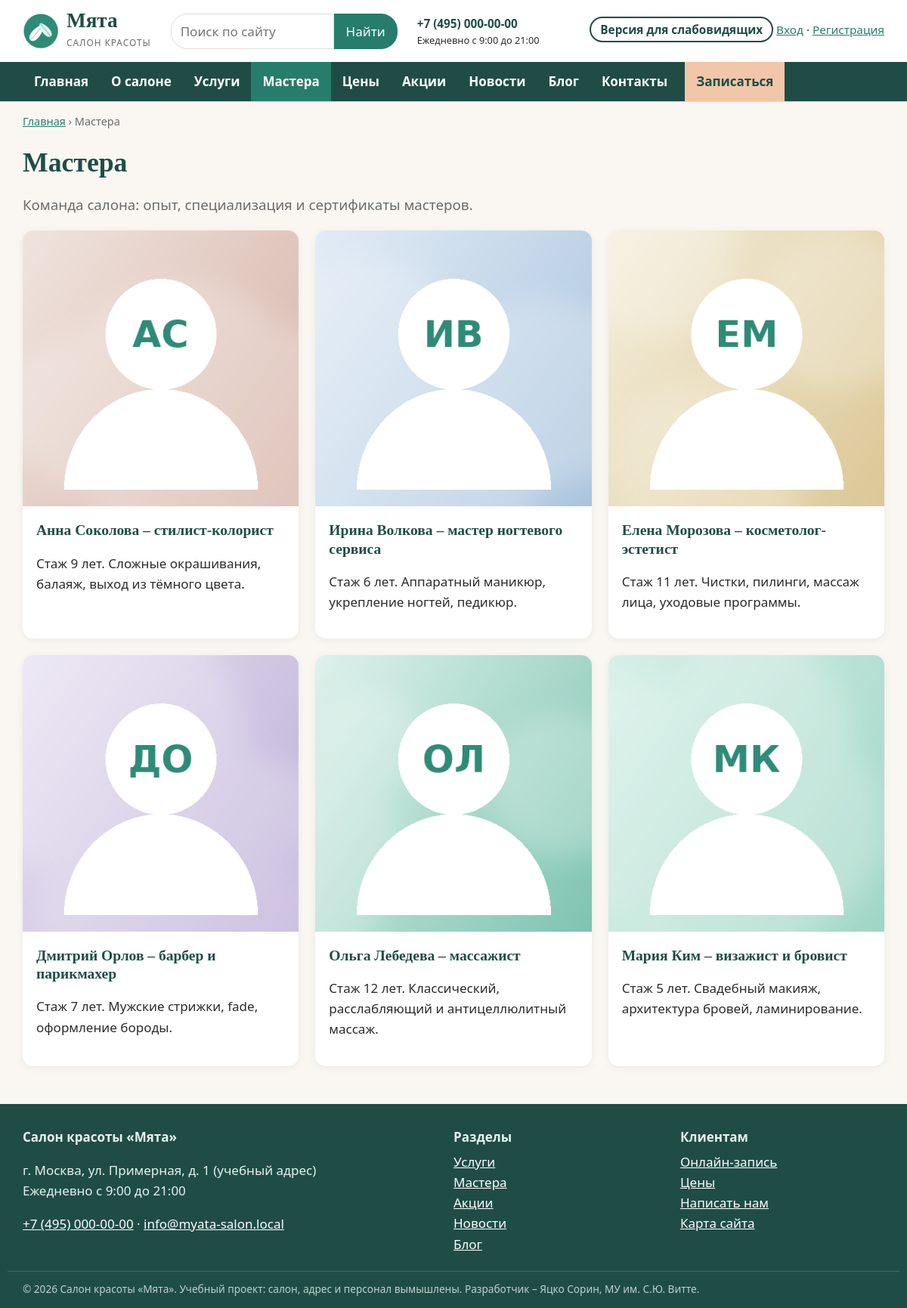
The page /section.php?s=masters on the database its author committed.
### tables this page shows
CREATE TABLE sections (
  code VARCHAR(20) PRIMARY KEY,
  title VARCHAR(60) NOT NULL,
  description VARCHAR(255) NOT NULL,
  sort INT NOT NULL DEFAULT 0
);

CREATE TABLE articles (
  id INT AUTO_INCREMENT PRIMARY KEY,
  section VARCHAR(20) NOT NULL,
  slug VARCHAR(100) NOT NULL,
  title VARCHAR(200) NOT NULL,
  summary VARCHAR(400) NOT NULL,
  body TEXT NOT NULL,
  image VARCHAR(120) NOT NULL DEFAULT '',
  price INT NULL,
  duration INT NULL,
  is_published TINYINT(1) NOT NULL DEFAULT 1,
  views INT NOT NULL DEFAULT 0,
  created_at DATETIME NOT NULL DEFAULT CURRENT_TIMESTAMP,
  updated_at DATETIME NULL,
  UNIQUE KEY uq_section_slug (section, slug),
  FULLTEXT KEY ft_search (title, summary, body),
  CONSTRAINT fk_articles_section FOREIGN KEY (section) REFERENCES sections(code)
);

### config.php (called while the page is built, shortened)
<?php
$config = [
    'db_host'   => 'localhost',
    'db_port'   => 3306,
    'db_name'   => 'salon_myata',
    'db_user'   => 'root',
    'db_pass'   => '',
    'site_name' => 'Салон красоты «Мята»',
    'phone'     => '+7 (495) 000-00-00',
    'email'     => 'info@myata-salon.local',
    'address'   => 'г. Москва, ул. Примерная, д. 1 (учебный адрес)',
    'hours'     => 'Ежедневно с 9:00 до 21:00',
];
return $config;

### includes/bootstrap.php (called while the page is built, shortened)
<?php
$CONFIG = require __DIR__ . '/../config.php';
try {
    $pdo = new PDO(
        sprintf('mysql:host=%s;port=%d;dbname=%s;charset=utf8mb4',
            $CONFIG['db_host'], $CONFIG['db_port'], $CONFIG['db_name']),
        $CONFIG['db_user'],
        $CONFIG['db_pass'],
        [PDO::ATTR_ERRMODE => PDO::ERRMODE_EXCEPTION, PDO::ATTR_DEFAULT_FETCH_MODE => PDO::FETCH_ASSOC]
    );
} catch (PDOException $e) {
    http_response_code(500);
    exit('<h1>Нет подключения к базе данных</h1><p>Проверьте настройки в config.php '
        . 'и импортируйте database/salon_myata.sql.</p>');
}
require __DIR__ . '/functions.php';

### section.php (the view, shortened to what this page needs)
<?php
require __DIR__ . '/includes/bootstrap.php';
$code = (string) ($_GET['s'] ?? '');
$sections = sections();
$sec = $sections[$code];
$items = articles($code);
require __DIR__ . '/includes/header.php';
?>
<h1><?= e($sec['title']) ?></h1>
<p class="lead"><?= e($sec['description']) ?></p>
<div class="cards<?= $code === 'masters' ? ' cards-masters' : '' ?>">
    <?php foreach ($items as $a): ?>
        <article class="card">
            <a href="<?= e(article_url($a)) ?>"><?= img($a['image'], $a['title'], $code === 'masters' ? 'avatar-lg' : '') ?></a>
            <div class="card-body">
                <h2 class="h3"><a href="<?= e(article_url($a)) ?>"><?= e($a['title']) ?></a></h2>
                <p><?= e($a['summary']) ?></p>
            </div>
        </article>
    <?php endforeach; ?>
</div>
<?php require __DIR__ . '/includes/footer.php'; ?>

### includes/functions.php (shortened to what this page needs)
<?php
function e(?string $s): string
{
    return htmlspecialchars((string) $s, ENT_QUOTES, 'UTF-8');
}
function url(string $path = ''): string
{
    return ROOT_URL . '/' . ltrim($path, '/');
}
function db(): PDO
{
    global $pdo;
    return $pdo;
}
function cfg(string $key): string
{
    global $CONFIG;
    return (string) ($CONFIG[$key] ?? '');
}
function sections(): array
{
    static $cache = null;
    if ($cache === null) {
        $cache = [];
        foreach (db()->query('SELECT * FROM sections ORDER BY sort') as $row) {
            $cache[$row['code']] = $row;
        }
    }
    return $cache;
}
function articles(string $section, int $limit = 100): array
{
    $order = in_array($section, ['news', 'blog', 'promo'], true) ? 'created_at DESC' : 'id';
    $st = db()->prepare("SELECT * FROM articles WHERE section = ? AND is_published = 1 ORDER BY $order LIMIT ?");
    $st->bindValue(1, $section);
    $st->bindValue(2, $limit, PDO::PARAM_INT);
    $st->execute();
    return $st->fetchAll();
}
function article_url(array $a): string
{
    return url('article.php?s=' . urlencode($a['section']) . '&slug=' . urlencode($a['slug']));
}
function img(string $file, string $alt, string $class = ''): string
{
    $src = str_starts_with($file, 'upload-') ? url('uploads/' . $file) : url('assets/img/' . $file);
    return '<img src="' . e($src) . '" alt="' . e($alt) . '" class="' . e($class) . '" loading="lazy">';
}

### includes/footer.php (shortened to what this page needs)
</main>
<footer class="site-footer">
    <div class="wrap footer-grid">
        <div>
            <strong>Салон красоты «Мята»</strong>
            <p><?= e(cfg('address')) ?><br><?= e(cfg('hours')) ?></p>
            <p><a href="tel:<?= e(preg_replace('/[^\d+]/', '', cfg('phone'))) ?>"><?= e(cfg('phone')) ?></a> ·
               <a href="mailto:<?= e(cfg('email')) ?>"><?= e(cfg('email')) ?></a></p>
        </div>
        <div>
            <strong>Разделы</strong>
            <ul>
                <?php foreach (sections() as $code => $s): ?>
                    <li><a href="<?= e(url('section.php?s=' . $code)) ?>"><?= e($s['title']) ?></a></li>
                <?php endforeach; ?>
            </ul>
        </div>
        <div>
            <strong>Клиентам</strong>
            <ul>
                <li><a href="<?= e(url('booking.php')) ?>">Онлайн-запись</a></li>
                <li><a href="<?= e(url('prices.php')) ?>">Цены</a></li>
                <li><a href="<?= e(url('contacts.php')) ?>">Написать нам</a></li>
                <li><a href="<?= e(url('sitemap.php')) ?>">Карта сайта</a></li>
            </ul>
        </div>
    </div>
    <div class="wrap footer-note">
        © 2026 Салон красоты «Мята». Учебный проект: салон, адрес и персонал вымышлены.
        Разработчик – Яцко Сорин, МУ им. С.Ю. Витте.
    </div>
</footer>
</body>
</html>

### assets/css/style.css (style rules this page uses)
:root { --mint: #277D6B; --mint-dark: #1F4D46; --mint-light: #DFF2EC; --cream: #FAF7F2; --peach: #F2C6A8; --text: #2B2B2B; --muted: #6B6B6B; --line: #E3DED6; --white: #FFFFFF; --radius: 14px; --font: "Segoe UI", Roboto, "PT Sans", Arial, sans-serif; --font-head: Georgia, "PT Serif", "Times New Roman", serif; }
* { box-sizing: border-box; }
html { font-size: 17px; }
body { margin: 0; font-family: var(--font); color: var(--text); background: var(--cream); line-height: 1.6; }
a { color: var(--mint); }
h1, h2, h3 { font-family: var(--font-head); color: var(--mint-dark); line-height: 1.25; }
h1 { font-size: 2.1rem; margin: .6em 0 .4em; }
h2 { font-size: 1.5rem; margin: 1.4em 0 .6em; }
h3, .h3 { font-size: 1.15rem; margin: .3em 0; }
img { max-width: 100%; height: auto; display: block; }
.wrap { max-width: 1180px; margin: 0 auto; padding: 0 20px; }
.lead { font-size: 1.1rem; color: var(--muted); max-width: 75ch; }
.cards { display: grid; grid-template-columns: repeat(auto-fill, minmax(300px, 1fr)); gap: 22px; }
.card { background: var(--white); border-radius: var(--radius); overflow: hidden; box-shadow: 0 2px 10px rgba(31,77,70,.08); display: flex; flex-direction: column; transition: transform .2s; }
.card img { aspect-ratio: 16/10; object-fit: cover; width: 100%; }
.card-body { padding: 14px 18px 18px; }
.card-body h3 a, .card-body h2 a { text-decoration: none; color: var(--mint-dark); }
.cards-masters .card img { aspect-ratio: 1/1; }
.site-footer { background: var(--mint-dark); color: #E6F2EE; margin-top: 50px; padding: 30px 0 14px; }
.site-footer a { color: #fff; }
.footer-grid { display: grid; grid-template-columns: 2fr 1fr 1fr; gap: 30px; }
.footer-grid ul { list-style: none; padding: 0; margin: 6px 0; }
.footer-note { font-size: .8rem; opacity: .8; margin-top: 16px; border-top: 1px solid rgba(255,255,255,.2); padding-top: 12px; }

### rows shown on the page
sections: title "Мастера", description "Команда салона: опыт, специализация и сертификаты мастеров."
articles: image (picture), title "Анна Соколова – стилист-колорист", summary "Стаж 9 лет. Сложные окрашивания, балаяж, выход из тёмного цвета."
articles: image (picture), title "Ирина Волкова – мастер ногтевого сервиса", summary "Стаж 6 лет. Аппаратный маникюр, укрепление ногтей, педикюр."
articles: image (picture), title "Елена Морозова – косметолог-эстетист", summary "Стаж 11 лет. Чистки, пилинги, массаж лица, уходовые программы."
articles: image (picture), title "Дмитрий Орлов – барбер и парикмахер", summary "Стаж 7 лет. Мужские стрижки, fade, оформление бороды."
articles: image (picture), title "Ольга Лебедева – массажист", summary "Стаж 12 лет. Классический, расслабляющий и антицеллюлитный массаж."
articles: image (picture), title "Мария Ким – визажист и бровист", summary "Стаж 5 лет. Свадебный макияж, архитектура бровей, ламинирование."
sections: title "Услуги"
sections: title "Акции"
sections: title "Новости"
sections: title "Блог"

### other values the page prints
cfg('phone') "+7 (495) 000-00-00"
cfg('hours') "Ежедневно с 9:00 до 21:00"
$label "Главная"
$label "О салоне"
$label "Услуги"
$label "Мастера"
$label "Цены"
$label "Акции"
$label "Новости"
$label "Блог"
$label "Контакты"
$crumb[0] "Мастера"
cfg('address') "г. Москва, ул. Примерная, д. 1 (учебный адрес)"
cfg('email') "info@myata-salon.local"
